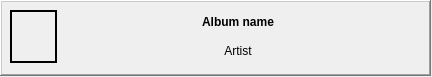
<?xml version="1.0" encoding="UTF-8"?>
<ui version="4.0">
 <class>Form</class>
 <widget class="QWidget" name="Form">
  <property name="geometry">
   <rect>
    <x>0</x>
    <y>0</y>
    <width>432</width>
    <height>77</height>
   </rect>
  </property>
  <property name="windowTitle">
   <string>Form</string>
  </property>
  <widget class="QFrame" name="frame">
   <property name="geometry">
    <rect>
     <x>0</x>
     <y>0</y>
     <width>431</width>
     <height>76</height>
    </rect>
   </property>
   <property name="minimumSize">
    <size>
     <width>300</width>
     <height>76</height>
    </size>
   </property>
   <property name="autoFillBackground">
    <bool>true</bool>
   </property>
   <property name="frameShape">
    <enum>QFrame::WinPanel</enum>
   </property>
   <property name="frameShadow">
    <enum>QFrame::Raised</enum>
   </property>
   <widget class="QWidget" name="layoutWidget_4">
    <property name="geometry">
     <rect>
      <x>10</x>
      <y>10</y>
      <width>407</width>
      <height>56</height>
     </rect>
    </property>
    <layout class="QHBoxLayout" name="horizontalLayout_15" stretch="0,0">
     <property name="sizeConstraint">
      <enum>QLayout::SetFixedSize</enum>
     </property>
     <item>
      <widget class="QLabel" name="Album_icon">
       <property name="minimumSize">
        <size>
         <width>47</width>
         <height>53</height>
        </size>
       </property>
       <property name="maximumSize">
        <size>
         <width>47</width>
         <height>53</height>
        </size>
       </property>
       <property name="frameShape">
        <enum>QFrame::WinPanel</enum>
       </property>
       <property name="text">
        <string/>
       </property>
       <property name="pixmap">
        <pixmap>:/magnifying_glass/Speaker_Icon.svg.png</pixmap>
       </property>
       <property name="scaledContents">
        <bool>true</bool>
       </property>
      </widget>
     </item>
     <item>
      <layout class="QVBoxLayout" name="verticalLayout_16">
       <property name="spacing">
        <number>6</number>
       </property>
       <item>
        <widget class="QPushButton" name="Album_name">
         <property name="minimumSize">
          <size>
           <width>350</width>
           <height>23</height>
          </size>
         </property>
         <property name="maximumSize">
          <size>
           <width>350</width>
           <height>23</height>
          </size>
         </property>
         <property name="font">
          <font>
           <weight>75</weight>
           <bold>true</bold>
          </font>
         </property>
         <property name="layoutDirection">
          <enum>Qt::LeftToRight</enum>
         </property>
         <property name="text">
          <string>Album name</string>
         </property>
         <property name="autoDefault">
          <bool>false</bool>
         </property>
         <property name="default">
          <bool>false</bool>
         </property>
         <property name="flat">
          <bool>true</bool>
         </property>
        </widget>
       </item>
       <item>
        <widget class="QPushButton" name="Artist_name">
         <property name="minimumSize">
          <size>
           <width>350</width>
           <height>23</height>
          </size>
         </property>
         <property name="maximumSize">
          <size>
           <width>350</width>
           <height>23</height>
          </size>
         </property>
         <property name="text">
          <string>Artist</string>
         </property>
         <property name="flat">
          <bool>true</bool>
         </property>
        </widget>
       </item>
      </layout>
     </item>
    </layout>
   </widget>
  </widget>
 </widget>
 <resources/>
 <connections/>
</ui>
